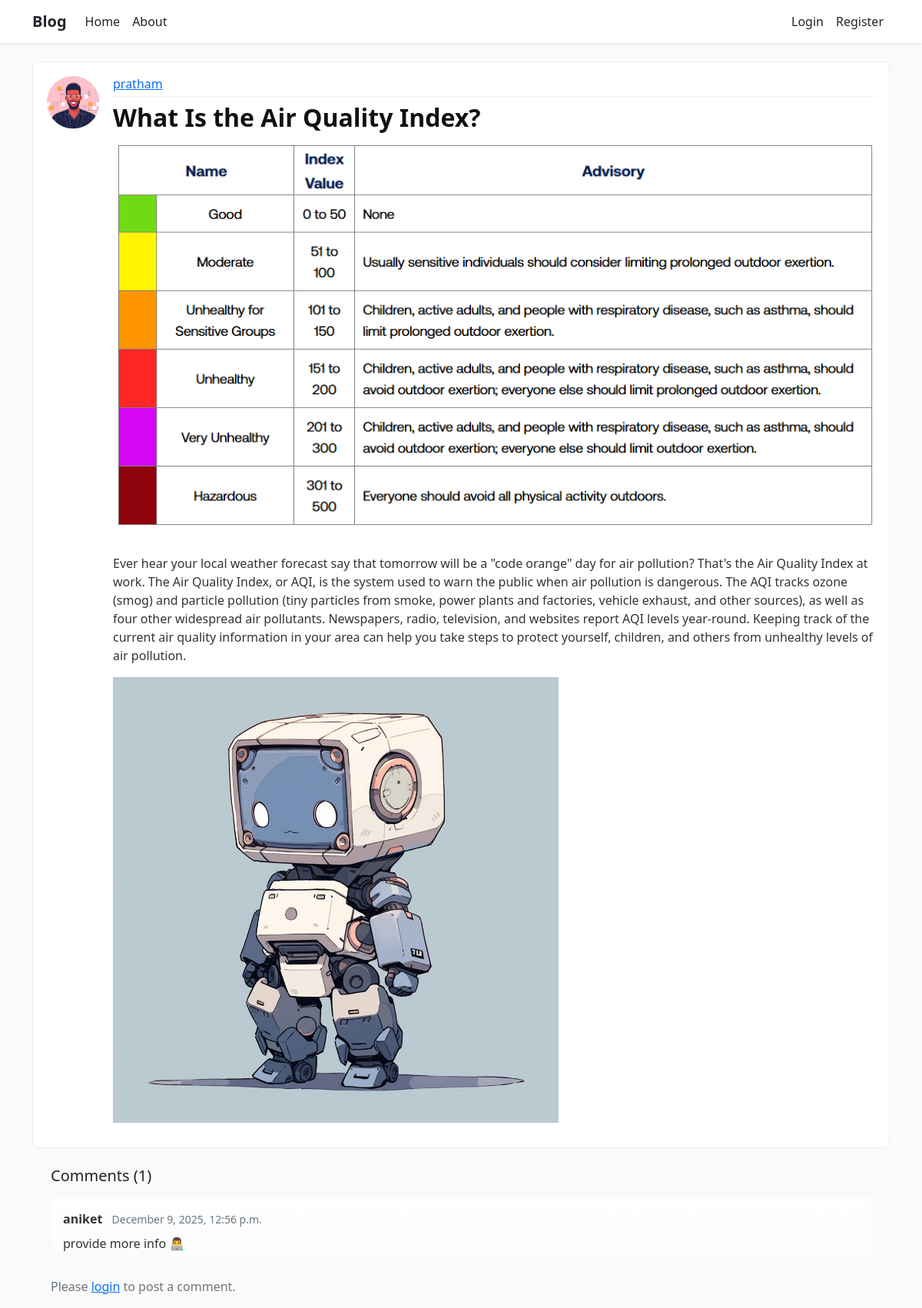
The app's page /post/1/ with its own data.
### blog/models.py (models this page shows, shortened)
class Post(models.Model):
    title = models.CharField(max_length=100)
    content = FroalaField(options={
        'toolbarInline': True,
        'imageUploadURL': '/froala_editor/upload_image/',
        'imageManagerLoadURL': '/froala_editor/load_images/',
        'imageManagerDeleteURL': '/froala_editor/delete_image/',
        'imageMaxSize': 5 * 1024 * 1024,  # 5MB
    })
    image = models.ImageField(upload_to='blog_pics/', null=True, blank=True)
    thumbnail = models.ImageField(upload_to='blog_pics/thumbnails/', null=True, blank=True)
    date_posted = models.DateTimeField(default=timezone.now)
    author = models.ForeignKey(User,on_delete=models.CASCADE)

class Comment(models.Model):
    post = models.ForeignKey(Post, on_delete=models.CASCADE, related_name='comments')
    author = models.ForeignKey(User, on_delete=models.CASCADE)
    content = models.TextField()
    date_posted = models.DateTimeField(default=timezone.now)
    class Meta:
        ordering = ['-date_posted']

### users/models.py (models this page shows, shortened)
class Profile(models.Model):
    user = models.OneToOneField(User,on_delete=models.CASCADE)
    image = models.ImageField(default = "profile.jpg",upload_to="profile_pics")

### blog/views.py (the view)
# urls.py: path('post/<int:pk>/',PostDetailView.as_view(),name="post-detail"),
class PostDetailView(DetailView):
    model = Post
    def get_context_data(self, **kwargs):
        context = super().get_context_data(**kwargs)
        context['form'] = CommentForm()
        return context

### blog/templates/blog/Post_detail.html (shortened to what this page needs)
{% extends "blog/base.html" %}
{% block content %}
<article class="media content-section">
    <img class="rounded-circle article-img" src="{{ object.author.profile.image.url }}" alt="">
    <div class="media-body">
        <div class="article-metadata">
            <a class="mr-2" href="#">
                {{ object.author }}
            </a>
        </div>
        <h2 class="article-title">{{ object.title }}</h2>
        {% if object.image %}
        <p>
            <img src="{{ object.image.url }}" class="img-fluid mb-3" alt="{{ object.title }}">
        </p>
        {% endif %}
        <p class="article-content">{{ object.content|safe }}</p>
    </div>
</article>
<section class="mt-4">
    <div class="container">
        <h5 class="mb-3">Comments ({{ object.comments.count }})</h5>
        {% for comment in object.comments.all %}
        <div class="card mb-2">
            <div class="card-body">
                <div class="d-flex justify-content-between">
                    <div>
                        <strong>{{ comment.author }}</strong>
                        <small class="text-muted ms-2">{{ comment.date_posted|date:'F j, Y, g:i a' }}</small>
                        <p class="mb-0 mt-2">{{ comment.content }}</p>
                    </div>
                </div>
            </div>
        </div>
        {% empty %}
        <p class="text-muted">No comments yet — be the first to comment.</p>
        {% endfor %}
        {% if user.is_authenticated %}
        <div class="card mt-3">
            <div class="card-body">
                <form method="post" action="{% url 'blog:add-comment' object.pk %}">
                    {% csrf_token %}
                    {{ form.content }}
                    <div class="mt-2">
                        <button class="btn btn-primary" type="submit">Post Comment</button>
                    </div>
                </form>
            </div>
        </div>
        {% else %}
        <p class="mt-3 text-muted">Please <a href="{% url 'login' %}">login</a> to post a comment.</p>
        {% endif %}
    </div>
</section>
{% endblock content %}

### blog/static/blog/main.css (style rules this page uses)
:root { --bg: #fafafa; --text: #333333; --muted: #6c757d; --primary: #0d6efd; --accent: #5f788a; --card: #ffffff; }
* { box-sizing: border-box }
html, body { height: 100% }
body { background: var(--bg); color: var(--text); margin-top: 5rem; font-family: system-ui, -apple-system, "Segoe UI", Roboto, "Helvetica Neue", Arial; -webkit-font-smoothing: antialiased; -moz-osx-font-smoothing: grayscale; }
h1, h2, h3, h4, h5, h6 { color: #222; margin-top: .5rem }
.content-section { background: var(--card); padding: 1rem; border-radius: .5rem; border: 1px solid #e9ecef }
.card { border: 0; border-radius: .5rem; background: linear-gradient(180deg, #fff, #fbfbfb); }
.article-title { color: #111; font-weight: 600 }
.article-content { white-space: pre-line; color: #444 }
.article-img { height: 72px; width: 72px; object-fit: cover; border-radius: .5rem; margin-right: 1rem }
.article-metadata { padding-bottom: .25rem; margin-bottom: .5rem; border-bottom: 1px solid #f1f1f1 }

### records on screen
Post: author.profile.image (placeholder picture), author "pratham", title "What Is the Air Quality Index?", image (picture), content "Ever hear your local weather forecast say that tomorrow will be a \"code orange\" day for air pollution? That's the Air Quality Index at work. The Air Quality Index, or AQI, is the system used to warn the public when air pollution is dangerous. The AQI tracks ozone (smog) and particle pollution (tiny particles from smoke, power plants and factories, vehicle exhaust, and other sources), as well as four other widespread air pollutants. Newspapers, radio, television, and websites report AQI levels year-round. Keeping track of the current air quality information in your area can help you take steps to protect yourself, children, and others from unhealthy levels of air pollution.", content (picture), comments.count "1"
Comment: author "aniket", date_posted "December 9, 2025, 12:56 p.m.", content "provide more info 👨‍💻"
